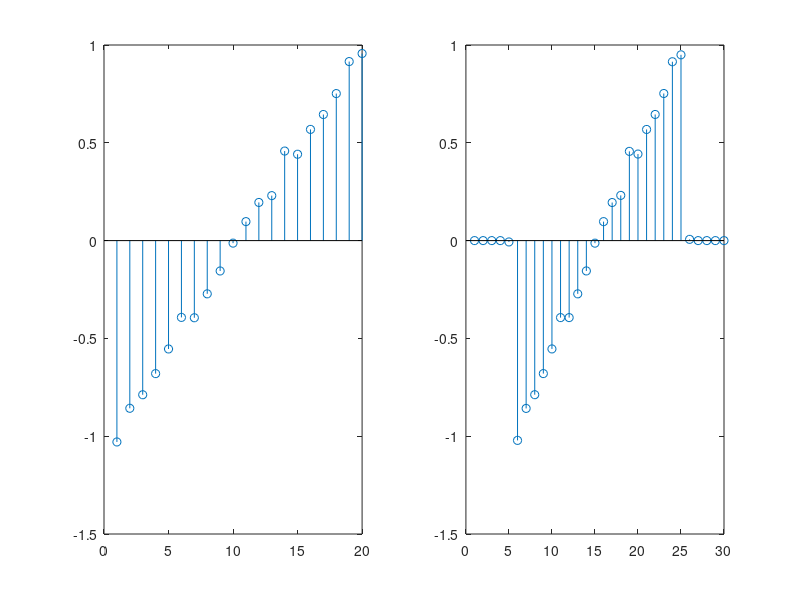

Recreate this plot in MATLAB.
X = linspace(-1, 1, 20);
r = normrnd(0, 0.03, [1, 20]);
Y = X + r;
figure(1)
subplot(1, 2, 1)
stem(Y);
h = zeros(1, 11);
C = exp(0) + (exp(-5) + exp(-10) + exp(-15) + exp(-20) + exp(-25)) * 2;

for n = 7:11
    h(1, n) = exp(- (n - 6) * 5) / C;
    h(1, 6 - (n - 6)) = h(1, n);
end

h(1, 6) = 1 / C;
out = conv(Y, h);
subplot(1, 2, 2)
stem(out);
